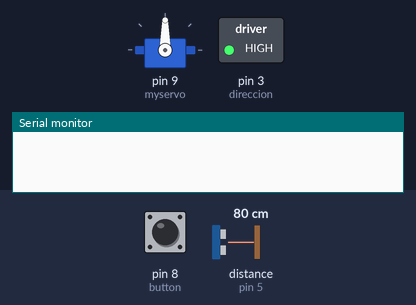
Recording of a sketch running on a simulated Arduino Uno, built with avr-gcc and run on an emulated ATmega328P. On the bench: servo, switched loads named in the sketch (green lamp = pin HIGH), the last lines printed to the serial monitor. The test bench sets the inputs (shaded band); at power-on: pin 8 (button) HIGH, distance to the obstacle (sensor on pin 5) 80 cm. The echo pulse lasts 58.3 µs per cm; pins used as bus, display or sensor lines are not drawn.

Above: at 0.9 s.
1.0 s: pin 8 (button) pulled LOW for 0.15 s
At 2.8 s:
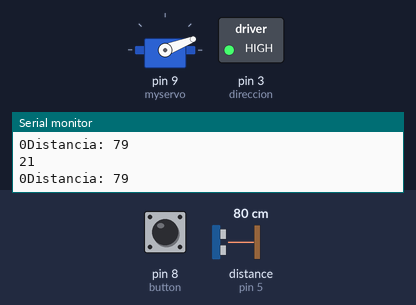
At 4.8 s:
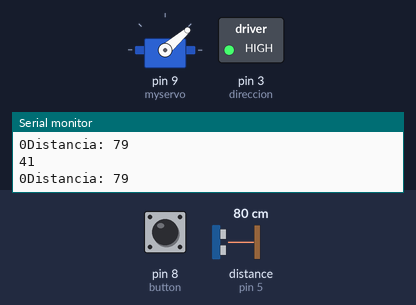
13.1 s: distance to the obstacle (sensor on pin 5) set to 120 cm
At 13.5 s:
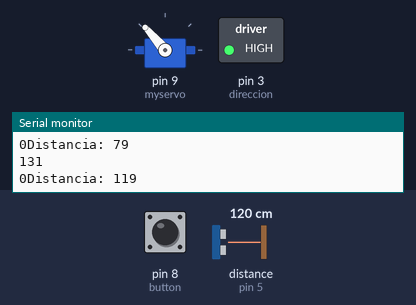
16.1 s: distance to the obstacle (sensor on pin 5) set to 2 cm
Timing chart, 0 to 29.8 s (numbered marks = the images above; inputs shaded):
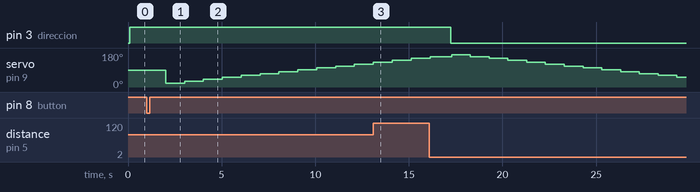

The sketch:

MOTOR_PROX_SERVO6.ino
```cpp
////SERVO+SENSOR
#include <Servo.h>

Servo myservo;
int inc = 10;
int pos = 11;
int para;
int cm; //distancia sensor
int bestValue; //millor distancia sensor
int best;
const int EchoPin = 5;
const int TriggerPin = 6;
//const int LedPin = 13;


/////MOTOR
#define VELOCIDAD 3500


int steps = 2;
int direccion = 3;
int reset = 12;
int pasos = 200;
int moviments = 3500;
int Po = 0;
int i=1;


int dir = 1;
int convert;

int button = 8;
int buttonState = 1;

// the setup routine runs once when you press reset:
void setup() {

  ///SERVO+SENSOR
  Serial.begin(9600);
  myservo.attach(9);

  //pinMode(LedPin, OUTPUT);
  pinMode(TriggerPin, OUTPUT);
  pinMode(EchoPin, INPUT);

  /// MOTOR
  pinMode(steps, OUTPUT);
  pinMode(direccion, OUTPUT);
  pinMode(reset, OUTPUT);
  pinMode(button, INPUT_PULLUP);

  //Posicio inici

  digitalWrite(reset, LOW);    //Mientras reset este en LOW el motor permanecerá apagado y no sufrirá. El chip apagará todos los puertos y no leerá comandos.
  delay(100);
  digitalWrite(reset, HIGH);   //Cuando reset se encuentre en HIGH el motor arrancará y leerá los comandos enviados.
  digitalWrite(direccion, dir);
  while (buttonState == 1) {
    i++;   //Equivale al numero de vueltas (200 es 360º grados) o micropasos
    digitalWrite(steps, HIGH);  // This LOW to HIGH change is what creates the
    digitalWrite(steps, LOW); // al A4988 de avanzar una vez por cada pulso de energia.
    delayMicroseconds(VELOCIDAD * 2); // Regula la velocidad, cuanto mas bajo mas velocidad.

    buttonState = digitalRead(button);
  }
}

void loop() {
  Sensor();
}

void Sensor() {

  if (millis() % 5 == 0) {
    // llegir
    // tell servo to go to position in variable 'pos'
    cm = bestValue; //inicialitza el valor
    Serial.print(bestValue);

    cm = ping(TriggerPin, EchoPin);
    Serial.print("Distancia: ");
    Serial.println(cm);
    delay(1000);

    // new pos... escriure...
    pos += inc;
    Serial.println(pos);
    if (pos > 170 || pos < 10) {
      inc = -inc;
      Motor();
    }

    myservo.write(pos);

    if (bestValue > cm) {
      bestValue = cm;
      best = pos;
    }

    // Serial.println(bestValue);
  }
  //  for (pos = 10; pos <= 170; pos += 5) { // goes from 0 degrees to 180 degrees
  // in steps of 1 degree


  //  Serial.println(best);
}

void Motor() {
  moviments = map(best, 10, 170, 0, 200);
  int diferencia = moviments - Po;
  if (diferencia > 0) {
    dir = 1;
  } if (diferencia <= 0) {
    dir = 0;
  }
  digitalWrite(reset, LOW);    //Mientras reset este en LOW el motor permanecerá apagado y no sufrirá. El chip apagará todos los puertos y no leerá comandos.
  delay(100);
  digitalWrite(reset, HIGH);   //Cuando reset se encuentre en HIGH el motor arrancará y leerá los comandos enviados.
  digitalWrite(direccion, dir);

  int desplacament = abs(diferencia);

  for (int i = 0; i < desplacament; i++)     //Equivale al numero de vueltas (200 es 360º grados) o micropasos
  {
    digitalWrite(steps, HIGH);  // This LOW to HIGH change is what creates the
    digitalWrite(steps, LOW); // al A4988 de avanzar una vez por cada pulso de energia.
    delayMicroseconds(VELOCIDAD);     // Regula la velocidad, cuanto mas bajo mas velocidad.

  }
  Po = moviments;
  bestValue = 10000;
}


int ping(int TriggerPin, int EchoPin) {
  long duration, distanceCm;

  digitalWrite(TriggerPin, LOW);  //para generar un pulso limpio ponemos a LOW 4us
  delayMicroseconds(4);
  digitalWrite(TriggerPin, HIGH);  //generamos Trigger (disparo) de 10us
  delayMicroseconds(10);
  digitalWrite(TriggerPin, LOW);

  duration = pulseIn(EchoPin, HIGH);  //medimos el tiempo entre pulsos, en microsegundos

  distanceCm = duration * 10 / 292 / 2;  //convertimos a distancia, en cm
  return distanceCm;
}
```

Measured:
- after the input at 1.0 s, servo on pin 9 (myservo): 90° → 21° after 1.0 s, → 31° 1.0 s later, → 41° 1.0 s later, → 51° 1.0 s later, … (11 changes in this stretch)
